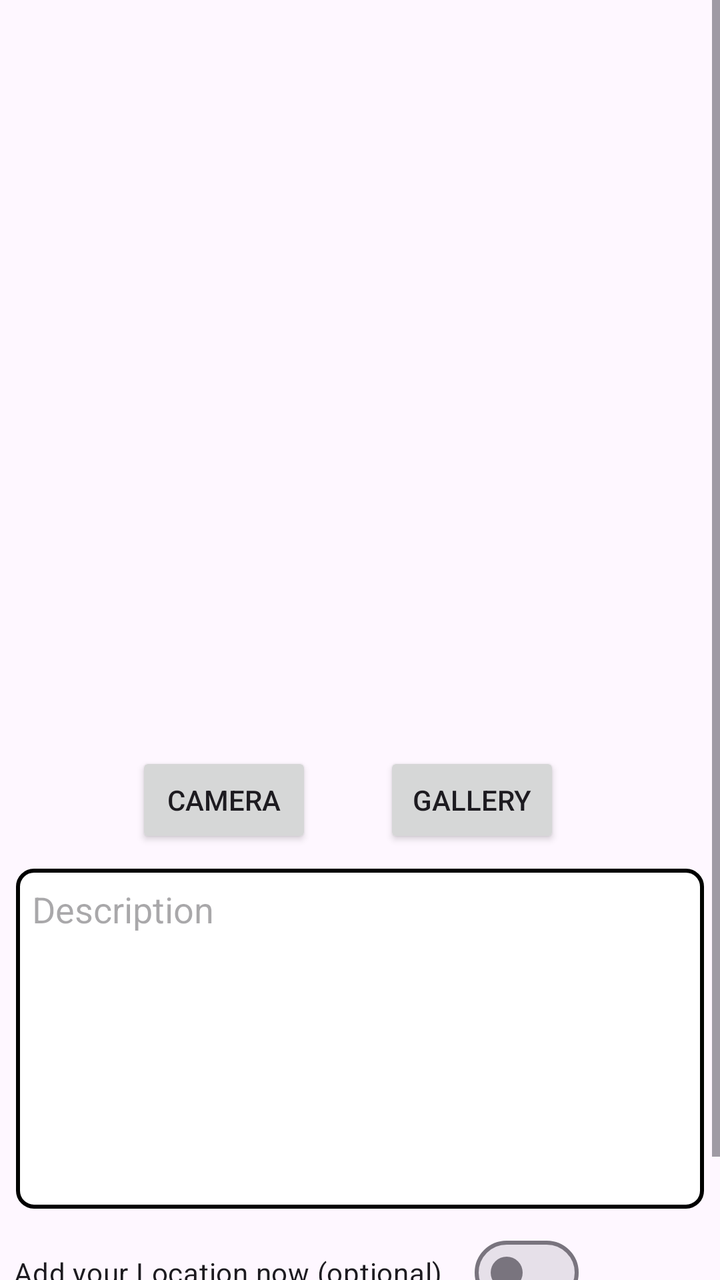
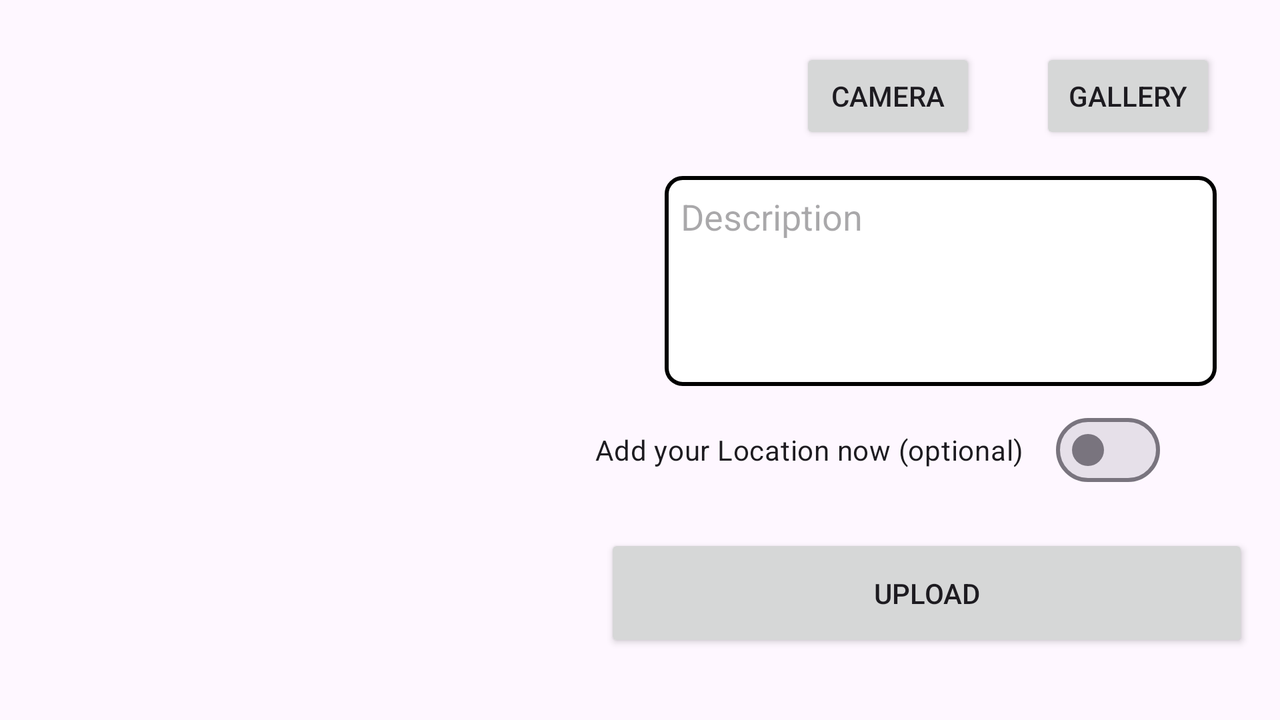

The same Android screen from two of the app's own layout files: first res/layout/ as a phone draws it, then the author's variant for another configuration, drawn on a device whose configuration selects that folder. Both files follow.
<!-- AndroidManifest.xml: application theme Base.Theme.AplikasiStoryApp -->
<!-- res/layout/activity_add_story.xml -->
<?xml version="1.0" encoding="utf-8"?>
<ScrollView xmlns:android="http://schemas.android.com/apk/res/android"
    xmlns:app="http://schemas.android.com/apk/res-auto"
    xmlns:tools="http://schemas.android.com/tools"
    android:layout_width="match_parent"
    android:layout_height="match_parent"
    tools:context=".view.addstory.AddStoryActivity">

    <androidx.constraintlayout.widget.ConstraintLayout
        android:layout_width="match_parent"
        android:layout_height="match_parent"
        tools:ignore="ScrollViewSize">

        <com.google.android.material.progressindicator.LinearProgressIndicator
            android:id="@+id/progressIndicator"
            android:layout_width="match_parent"
            android:layout_height="wrap_content"
            android:indeterminate="true"
            android:visibility="gone"
            app:layout_constraintEnd_toEndOf="parent"
            app:layout_constraintStart_toStartOf="parent"
            app:layout_constraintTop_toTopOf="parent" />

        <ImageView
            android:id="@+id/previewImageView"
            android:layout_width="0dp"
            android:layout_height="350dp"
            android:layout_marginStart="8dp"
            android:layout_marginTop="8dp"
            android:layout_marginEnd="8dp"
            android:layout_marginBottom="8dp"
            android:contentDescription="@string/storyimage"
            app:layout_constraintBottom_toTopOf="@+id/galleryButton"
            app:layout_constraintEnd_toEndOf="parent"
            app:layout_constraintHorizontal_bias="0.0"
            app:layout_constraintStart_toStartOf="parent"
            app:layout_constraintTop_toTopOf="parent"
            app:layout_constraintVertical_bias="0.0"
            app:srcCompat="@drawable/ic_place_holder" />

        <Button
            android:id="@+id/galleryButton"
            android:layout_width="0dp"
            android:layout_height="wrap_content"
            android:layout_marginStart="36dp"
            android:layout_marginTop="18dp"
            android:text="@string/gallery"
            app:layout_constraintStart_toEndOf="@+id/cameraButton"
            app:layout_constraintTop_toBottomOf="@+id/previewImageView" />

        <Button
            android:id="@+id/cameraButton"
            android:layout_width="0dp"
            android:layout_height="wrap_content"
            android:layout_marginStart="68dp"
            android:elevation="2dp"
            android:scaleType="fitCenter"
            android:text="@string/camera"
            app:layout_constraintBottom_toBottomOf="@+id/galleryButton"
            app:layout_constraintStart_toStartOf="parent"
            app:layout_constraintTop_toTopOf="@+id/galleryButton"
            app:layout_constraintVertical_bias="1.0" />

        <EditText
            android:id="@+id/description_text"
            android:layout_width="match_parent"
            android:layout_height="170dp"
            android:layout_marginStart="8dp"
            android:layout_marginTop="8dp"
            android:layout_marginEnd="8dp"
            android:layout_marginBottom="16dp"
            android:autofillHints=""
            android:background="@drawable/edittext_border"
            android:gravity="top"
            android:hint="@string/description"
            android:inputType="text|textMultiLine"
            android:padding="8dp"
            app:layout_constraintBottom_toTopOf="@+id/uploadButton"
            app:layout_constraintEnd_toEndOf="parent"
            app:layout_constraintHorizontal_bias="0.0"
            app:layout_constraintStart_toStartOf="parent"
            app:layout_constraintTop_toBottomOf="@+id/galleryButton"
            app:layout_constraintVertical_bias="0.055" />

        <com.google.android.material.materialswitch.MaterialSwitch
            android:id="@+id/switchAddLocation"
            android:layout_width="wrap_content"
            android:layout_height="wrap_content"
            android:layout_marginTop="8dp"
            android:checked="false"
            android:text="@string/location_now"
            app:layout_constraintBottom_toTopOf="@+id/uploadButton"
            app:layout_constraintEnd_toEndOf="parent"
            app:layout_constraintHorizontal_bias="0.091"
            app:layout_constraintStart_toStartOf="parent"
            app:layout_constraintTop_toBottomOf="@+id/description_text" />

        <Button
            android:id="@+id/uploadButton"
            android:layout_width="0dp"
            android:layout_height="wrap_content"
            android:layout_marginStart="8dp"
            android:layout_marginEnd="8dp"
            android:text="@string/upload"
            app:layout_constraintBottom_toBottomOf="parent"
            app:layout_constraintEnd_toEndOf="parent"
            app:layout_constraintHorizontal_bias="0.0"
            app:layout_constraintStart_toStartOf="parent" />

        <ProgressBar
            android:id="@+id/progressBar"
            style="?android:attr/progressBarStyleLarge"
            android:layout_width="wrap_content"
            android:layout_height="wrap_content"
            android:layout_marginTop="12dp"
            android:visibility="gone"
            app:layout_constraintBottom_toBottomOf="parent"
            app:layout_constraintEnd_toEndOf="parent"
            app:layout_constraintStart_toStartOf="parent"
            app:layout_constraintTop_toTopOf="parent"
            tools:visibility="gone" />

    </androidx.constraintlayout.widget.ConstraintLayout>
</ScrollView>
<!-- resources referenced by this layout -->
<resources>
  <!-- drawable edittext_border (drawable) -->
  <shape xmlns:android="http://schemas.android.com/apk/res/android">
      
      <solid android:color="@android:color/white" />
  
      
      <stroke
          android:width="2dp"
          android:color="@color/black" />
  
      
      <corners android:radius="8dp" />
  </shape>
  <string name="camera">Camera</string>
  <string name="description">Description</string>
  <string name="gallery">Gallery</string>
  <string name="location_now">Add your Location now (optional)</string>
  <string name="storyimage">Story Image</string>
  <string name="upload">Upload</string>
  <style name="Base.Theme.AplikasiStoryApp" parent="Theme.Material3.DayNight">
          
          
      </style>
  <color name="black">#FF000000</color>
</resources>
<!-- res/layout-land/activity_add_story.xml (the author's variant of the layout above) -->
<!-- drawn on the phone turned sideways -->
<?xml version="1.0" encoding="utf-8"?>
<ScrollView xmlns:android="http://schemas.android.com/apk/res/android"
    xmlns:app="http://schemas.android.com/apk/res-auto"
    xmlns:tools="http://schemas.android.com/tools"
    android:layout_width="match_parent"
    android:layout_height="match_parent"
    tools:context=".view.addstory.AddStoryActivity">

    <androidx.constraintlayout.widget.ConstraintLayout
        android:layout_width="match_parent"
        android:layout_height="wrap_content">

        <com.google.android.material.progressindicator.LinearProgressIndicator
            android:id="@+id/progressIndicator"
            android:layout_width="match_parent"
            android:layout_height="wrap_content"
            android:indeterminate="true"
            android:visibility="gone"
            app:layout_constraintEnd_toEndOf="parent"
            app:layout_constraintStart_toStartOf="parent"
            app:layout_constraintTop_toTopOf="parent" />

        <ImageView
            android:id="@+id/previewImageView"
            android:layout_width="244dp"
            android:layout_height="246dp"
            android:layout_marginStart="36dp"
            android:layout_marginTop="56dp"
            android:contentDescription="@string/storyimage"
            app:layout_constraintStart_toStartOf="parent"
            app:layout_constraintTop_toTopOf="parent"
            app:srcCompat="@drawable/ic_place_holder" />

        <Button
            android:id="@+id/galleryButton"
            android:layout_width="0dp"
            android:layout_height="wrap_content"
            android:layout_marginStart="32dp"
            android:layout_marginTop="24dp"
            android:text="@string/gallery"
            app:layout_constraintStart_toEndOf="@+id/cameraButton"
            app:layout_constraintTop_toTopOf="parent" />

        <Button
            android:id="@+id/cameraButton"
            android:layout_width="0dp"
            android:layout_height="wrap_content"
            android:layout_marginStart="400dp"
            android:elevation="2dp"
            android:scaleType="fitCenter"
            android:text="@string/camera"
            app:layout_constraintBottom_toBottomOf="@+id/galleryButton"
            app:layout_constraintStart_toStartOf="parent"
            app:layout_constraintTop_toTopOf="@+id/galleryButton"
            app:layout_constraintVertical_bias="1.0" />


        <Button
            android:id="@+id/uploadButton"
            android:layout_width="322dp"
            android:layout_height="59dp"
            android:layout_marginTop="18dp"
            android:text="@string/upload"
            app:layout_constraintEnd_toEndOf="parent"
            app:layout_constraintHorizontal_bias="0.589"
            app:layout_constraintStart_toEndOf="@+id/previewImageView"
            app:layout_constraintTop_toBottomOf="@+id/switchAddLocation" />

        <EditText
            android:id="@+id/description_text"
            android:layout_width="276dp"
            android:layout_height="105dp"
            android:layout_marginTop="16dp"
            android:layout_marginEnd="8dp"
            android:autofillHints=""
            android:background="@drawable/edittext_border"
            android:gravity="top"
            android:hint="@string/description"
            android:inputType="text|textMultiLine"
            android:padding="8dp"
            app:layout_constraintEnd_toEndOf="parent"
            app:layout_constraintHorizontal_bias="0.688"
            app:layout_constraintStart_toEndOf="@+id/previewImageView"
            app:layout_constraintTop_toBottomOf="@+id/galleryButton" />

        <com.google.android.material.materialswitch.MaterialSwitch
            android:id="@+id/switchAddLocation"
            android:layout_width="wrap_content"
            android:layout_height="wrap_content"
            android:layout_marginTop="8dp"
            android:layout_marginEnd="60dp"
            android:checked="false"
            android:text="@string/location_now"
            app:layout_constraintBottom_toTopOf="@+id/uploadButton"
            app:layout_constraintEnd_toEndOf="parent"
            app:layout_constraintTop_toBottomOf="@+id/description_text"
            app:layout_constraintVertical_bias="0.24" />

        <ProgressBar
            android:id="@+id/progressBar"
            style="?android:attr/progressBarStyleLarge"
            android:layout_width="wrap_content"
            android:layout_height="wrap_content"
            android:layout_marginTop="12dp"
            android:visibility="gone"
            app:layout_constraintBottom_toBottomOf="parent"
            app:layout_constraintEnd_toEndOf="parent"
            app:layout_constraintStart_toStartOf="parent"
            app:layout_constraintTop_toTopOf="parent"
            tools:visibility="gone" />

    </androidx.constraintlayout.widget.ConstraintLayout>
</ScrollView>
